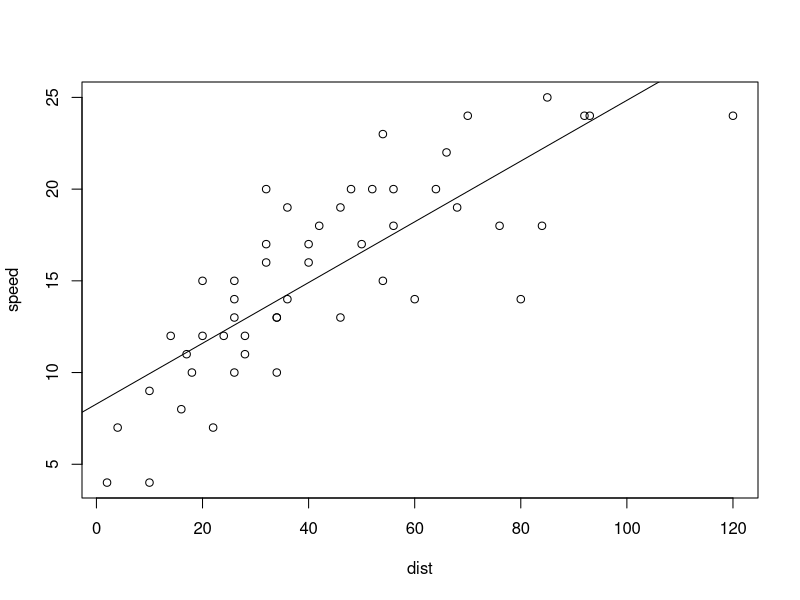
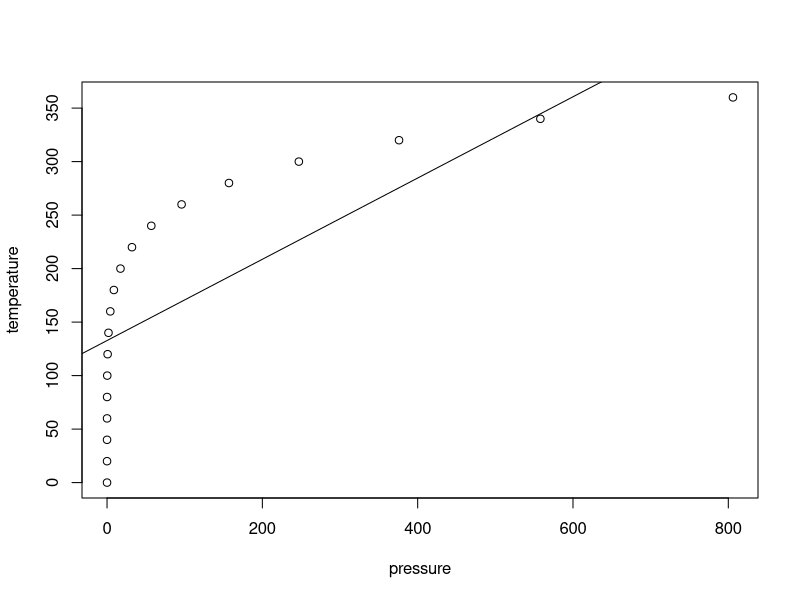
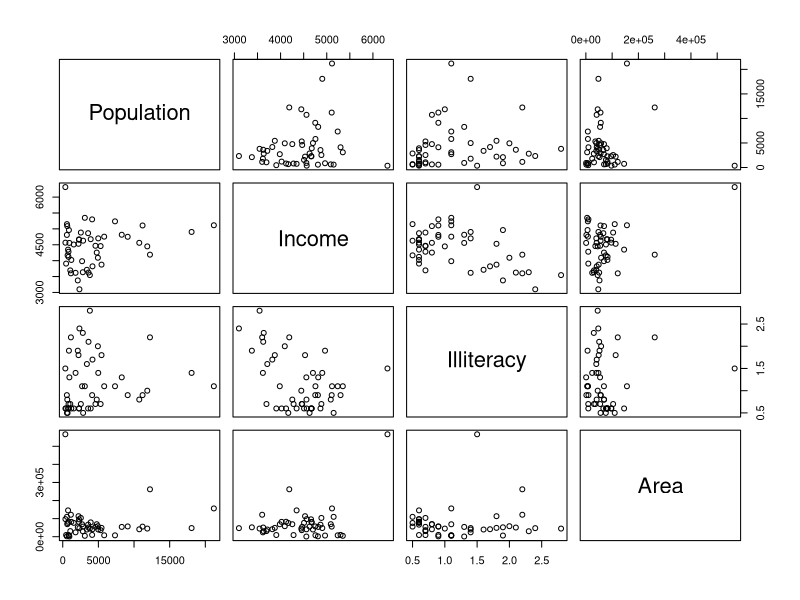
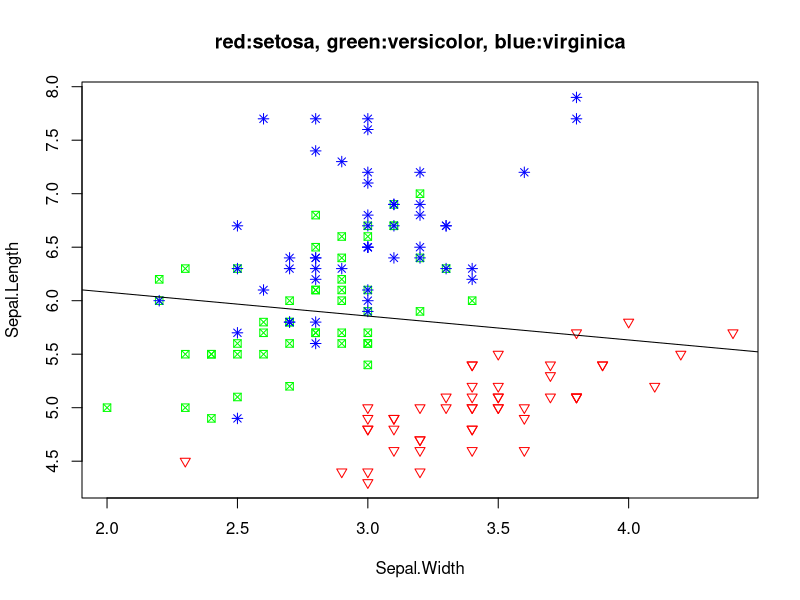
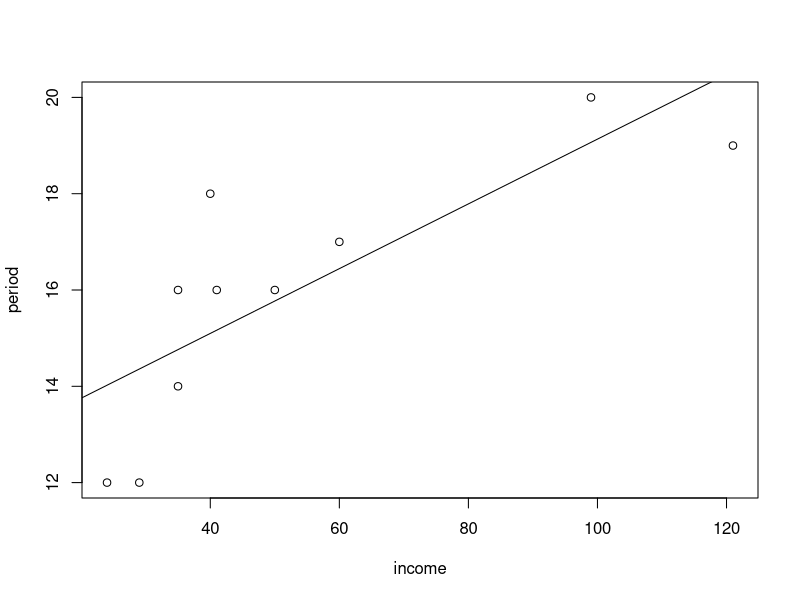
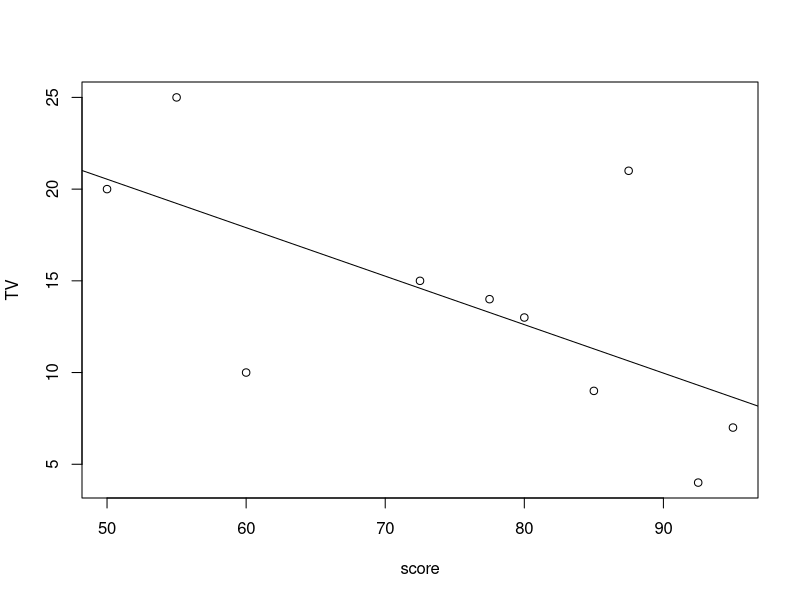
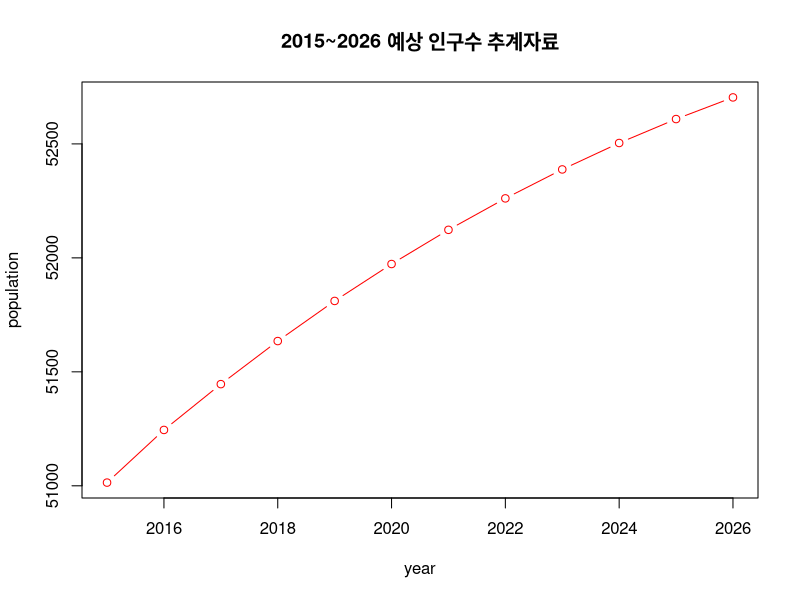
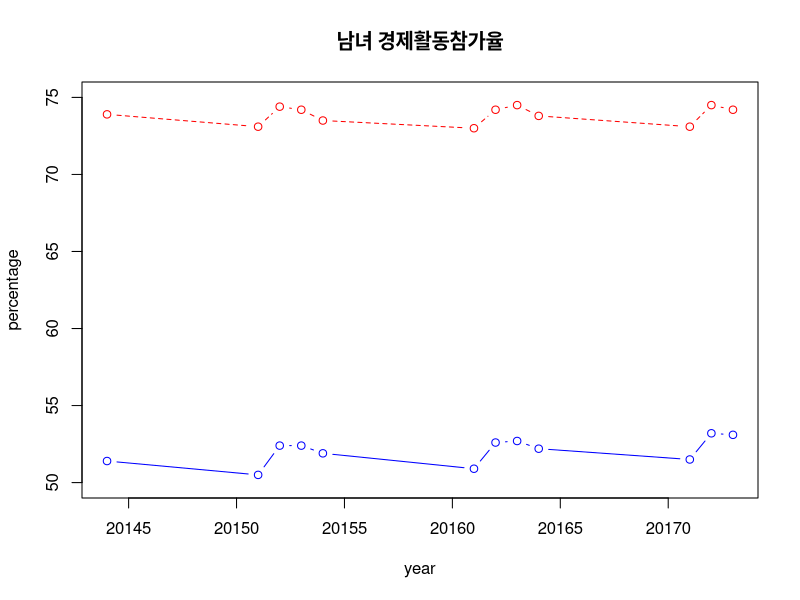

R code for these plots, in order: (Note: this script raises an error after producing the figures.)
#1
plot(speed~dist, data=cars)
res<-lm(speed~dist, data=cars)
abline(res)
cor(cars$speed, cars$dist)

#2 cor지수가 0.7544923으로 높다. 상관관계가 높다.
str(pressure)
plot(temperature~pressure, data=pressure)
res<-lm(temperature~pressure, data=pressure)
abline(res)
cor(pressure$temperature, pressure$pressure)

#3
str(state.x77)
colnames(state.x77)
pairs(state.x77[,c("Population", "Income", "Illiteracy", "Area")])

cor(state.x77[,"Population"], state.x77[,"Area"]) # 
cor(state.x77[,"Income"], state.x77[,"Illiteracy"]) # 상관 관계가 없다.
#4
points<-as.numeric(iris[,"Species"])
levels(iris[,"Species"])
points
class(points)
colors<-c("red", "green", "blue")
plot(Sepal.Length~Sepal.Width, data=iris, pch=c(points)+5, col=colors[points], main="red:setosa, green:versicolor, blue:virginica")
res<-lm(Sepal.Length~Sepal.Width, iris)
abline(res)
cor(iris$Sepal.Length, iris$Sepal.Width)
#5
income<-c(121,99,41,35,40,29,35,24,50,60)
period<-c(19,20,16,16,18,12,14,12,16,17)
Edu<-data.frame(income, period)
plot(period~income, data=Edu)
res<-lm(period~income, data=Edu)
abline(res)
cor(Edu$income, Edu$period)

#6
score<-c(77.5,60,50,95,55,85,72.5,80,92.5,87.5)
TV<-c(14,10,20,7,25,9,15,13,4,21)
ScoreTV<-data.frame(score, TV)
plot(TV~score, data=ScoreTV)
res<-lm(TV~score, data=ScoreTV)
abline(res)
cor(ScoreTV$score, ScoreTV$TV)

#7
colnames(mtcars)
ncol(mtcars)
mtcars.cor<-c()
for(i in 2:11) {
    cat("mpg and", colnames(mtcars)[i], ":", cor(mtcars$mpg, mtcars[,i]), "\n")
    mtcars.cor[i-1] <-cor(mtcars$mpg, mtcars[,i])
}
cat("mostly relative property : ", colnames(mtcars)[which.max(abs(mtcars.cor))+ 1], "\n")

#8
year<-c(2015,2016,2017,2018,2019,2020,2021,2022,2023,2024,2025,2026)
population<-c(51014,51245,51446,51635,51811,51973,52123,52261,52388,52504,52609,52704)
plot(x=year, y=population, main="2015~2026 예상 인구수 추계자료", lty=1, type="b", col="red", ylab="population", xlab="year")

#9
year<-c(20144,20151,20152,20153,20154,20161,20162,20163,20164,20171,20172,20173)
men<-c(73.9,73.1,74.4,74.2,73.5,73,74.2,74.5,73.8,73.1,74.5,74.2)
women<-c(51.4,50.5,52.4,52.4,51.9,50.9,52.6,52.7,52.2,51.5,53.2,53.1)
plot(x=year, y=men, main="남녀 경제활동참가율", lty=2, type="b", col="red", ylab="percentage", ylim=c(50,75))
lines(x=year, y=women, type='b', col="blue")

#10-1
Girth<-trees$Girth
Height<-trees$Height 
new.trees <- data.frame(Girth, Height)
plot(Height~Girth, data=new.trees) #산점도
res<-lm(Height~Girth, data=new.trees)
abline(res)
cor(new.trees$Girth, new.trees$Height) #상관계수

#10-2
Girth<-trees$Girth
Height<-trees$Height 
Volume<-trees$Volume
new.trees <- data.frame(Girth, Height, Volume)
#다중 산점도
vars<-c("Girth", "Height", "Volume")
target<-new.trees[, vars]
plot(target, data=new.trees) #산점도
pairs(target, main="trees") #산점도

res<-lm(Height~Girth, data=new.trees)
abline(res)
cor(target) #다중 상관계수

#11
str(Orange)
colnames(Orange)
points <- as.numeric(Orange[,"Tree"])
colors<-c("azure2", "coral", "cornflowerblue", "chartreuse2", "cadetblue1") #색깔 수정좀...
plot(age~circumference, data=Orange, pch=points, col=colors[points], main="1-azure2, 2-coral, 3-cornflowerblue, 4-chartreuse2, 5-cadetblue1")

#12
install.packages("mlbench") 
library(mlbench)
data("Glass")
myds<-Glass

dev.off(dev.list()["RStudioGD"])
#12-2
par(mfrow=c(3,3))
for(i in 1:(ncol(myds)-2)) {
    for(j in i+1:(ncol(myds)-(i+1))) {
        plot(x=myds[,i], y=myds[,j], main=paste(colnames(myds)[i], "and", colnames(myds)[j], sep=" "))
    }
}

#12-3
lines<-0
for(i in 1:(ncol(myds)-2)) {
    for(j in i+1:(ncol(myds)-(i+1))){
        cat(colnames(myds)[i], "and", colnames(myds)[j],":", cor(myds[,i], myds[,j]),"\t\t")
        lines<-lines+1
        if(lines %% 2 == 0) {
            cat("\n")
        }
    }
}

#12-4
pts<-as.numeric(myds[,"Type"])
colors<-c("red", "green", "blue", "orange", "purple", "brown")
par(mfrow=c(3,3))
for(i in 1:(ncol(myds)-2)) {
    for(j in i+1:(ncol(myds)-(i+1))) {
        plot(x=myds[,i], y=myds[,j], main=paste(colnames(myds)[i], "and", colnames(myds)[j], sep=" "), col=colors[pts])
    }
}
